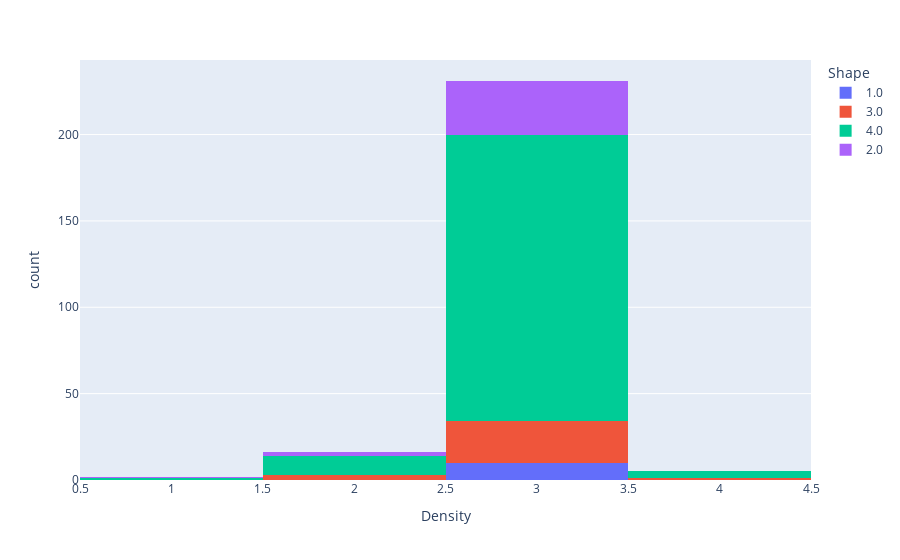

The cell this chart's notebook holds for it:
### Code cell
margin4  = cleandf.loc[cleandf.Margin == 4]
fig = px.histogram(margin4, x= "Density", color= "Shape")
fig.show()

### Figure 1 — Plotly figure (JSON) as saved in the notebook; plotly's stock layout.template omitted (floating-point values rounded to 4 significant figures; data arrays with more than 128 entries replaced by an {"elided": "..."} marker saying what was removed)
{"data": [{"alignmentgroup": "True", "bingroup": "x", "hovertemplate": "Shape=1.0<br>Density=%{x}<br>count=%{y}<extra></extra>", "legendgroup": "1.0", "marker": {"color": "#636efa", "pattern": {"shape": ""}}, "name": "1.0", "offsetgroup": "1.0", "orientation": "v", "showlegend": true, "type": "histogram", "x": [3, 3, 3, 3, 3, 3, 3, 3, 3, 3], "xaxis": "x", "yaxis": "y"}, {"alignmentgroup": "True", "bingroup": "x", "hovertemplate": "Shape=3.0<br>Density=%{x}<br>count=%{y}<extra></extra>", "legendgroup": "3.0", "marker": {"color": "#EF553B", "pattern": {"shape": ""}}, "name": "3.0", "offsetgroup": "3.0", "orientation": "v", "showlegend": true, "type": "histogram", "x": [3, 2, 2, 3, 3, 3, 3, 3, 4, 3, 3, 3, 3, 3, 3, 3, 3, 3, 3, 3, 3, 3, 2, 3, 3, 3, 3, 3], "xaxis": "x", "yaxis": "y"}, {"alignmentgroup": "True", "bingroup": "x", "hovertemplate": "Shape=4.0<br>Density=%{x}<br>count=%{y}<extra></extra>", "legendgroup": "4.0", "marker": {"color": "#00cc96", "pattern": {"shape": ""}}, "name": "4.0", "offsetgroup": "4.0", "orientation": "v", "showlegend": true, "type": "histogram", "x": {"elided": "182 int values"}, "xaxis": "x", "yaxis": "y"}, {"alignmentgroup": "True", "bingroup": "x", "hovertemplate": "Shape=2.0<br>Density=%{x}<br>count=%{y}<extra></extra>", "legendgroup": "2.0", "marker": {"color": "#ab63fa", "pattern": {"shape": ""}}, "name": "2.0", "offsetgroup": "2.0", "orientation": "v", "showlegend": true, "type": "histogram", "x": [3, 1, 2, 3, 3, 3, 3, 3, 3, 3, 3, 3, 3, 3, 3, 3, 3, 3, 3, 3, 3, 2, 3, 3, 3, 3, 3, 3, 3, 3, 3, 3, 3, 3], "xaxis": "x", "yaxis": "y"}], "layout": {"barmode": "relative", "legend": {"title": {"text": "Shape"}, "tracegroupgap": 0}, "margin": {"t": 60}, "xaxis": {"anchor": "y", "domain": [0, 1], "title": {"text": "Density"}}, "yaxis": {"anchor": "x", "domain": [0, 1], "title": {"text": "count"}}}}
